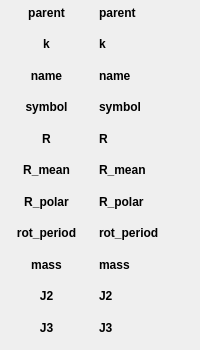
       <widget class="QWidget" name="tab_ATTR">
        <attribute name="title">
         <string>Attributes</string>
        </attribute>
        <widget class="QWidget" name="layoutWidget">
         <property name="geometry">
          <rect>
           <x>0</x>
           <y>0</y>
           <width>191</width>
           <height>341</height>
          </rect>
         </property>
         <layout class="QHBoxLayout" name="hlo_ATTR_data">
          <item>
           <layout class="QVBoxLayout" name="vlo_ATTR_fields">
            <item>
             <widget class="QLabel" name="lf_parent">
              <property name="text">
               <string>&lt;html&gt;&lt;head/&gt;&lt;body&gt;&lt;p&gt;&lt;span style=&quot; font-weight:600;&quot;&gt;parent&lt;/span&gt;&lt;/p&gt;&lt;/body&gt;&lt;/html&gt;</string>
              </property>
              <property name="alignment">
               <set>Qt::AlignCenter</set>
              </property>
             </widget>
            </item>
            <item>
             <widget class="QLabel" name="lf_k">
              <property name="text">
               <string>&lt;html&gt;&lt;head/&gt;&lt;body&gt;&lt;p&gt;&lt;span style=&quot; font-weight:600;&quot;&gt;k&lt;/span&gt;&lt;/p&gt;&lt;/body&gt;&lt;/html&gt;</string>
              </property>
              <property name="alignment">
               <set>Qt::AlignCenter</set>
              </property>
              <property name="buddy">
               <cstring></cstring>
              </property>
             </widget>
            </item>
            <item>
             <widget class="QLabel" name="lf_name">
              <property name="text">
               <string>&lt;html&gt;&lt;head/&gt;&lt;body&gt;&lt;p&gt;&lt;span style=&quot; font-weight:600;&quot;&gt;name&lt;/span&gt;&lt;/p&gt;&lt;/body&gt;&lt;/html&gt;</string>
              </property>
              <property name="alignment">
               <set>Qt::AlignCenter</set>
              </property>
              <property name="buddy">
               <cstring></cstring>
              </property>
             </widget>
            </item>
            <item>
             <widget class="QLabel" name="lf_symbol">
              <property name="text">
               <string>&lt;html&gt;&lt;head/&gt;&lt;body&gt;&lt;p&gt;&lt;span style=&quot; font-weight:600;&quot;&gt;symbol&lt;/span&gt;&lt;/p&gt;&lt;/body&gt;&lt;/html&gt;</string>
              </property>
              <property name="alignment">
               <set>Qt::AlignCenter</set>
              </property>
              <property name="buddy">
               <cstring></cstring>
              </property>
             </widget>
            </item>
            <item>
             <widget class="QLabel" name="lf_R">
              <property name="text">
               <string>&lt;html&gt;&lt;head/&gt;&lt;body&gt;&lt;p&gt;&lt;span style=&quot; font-weight:600;&quot;&gt;R&lt;/span&gt;&lt;/p&gt;&lt;/body&gt;&lt;/html&gt;</string>
              </property>
              <property name="alignment">
               <set>Qt::AlignCenter</set>
              </property>
              <property name="buddy">
               <cstring></cstring>
              </property>
             </widget>
            </item>
            <item>
             <widget class="QLabel" name="lf_R_mean">
              <property name="text">
               <string>&lt;html&gt;&lt;head/&gt;&lt;body&gt;&lt;p&gt;&lt;span style=&quot; font-weight:600;&quot;&gt;R_mean&lt;/span&gt;&lt;/p&gt;&lt;/body&gt;&lt;/html&gt;</string>
              </property>
              <property name="alignment">
               <set>Qt::AlignCenter</set>
              </property>
              <property name="buddy">
               <cstring></cstring>
              </property>
             </widget>
            </item>
            <item>
             <widget class="QLabel" name="lf_R_polar">
              <property name="text">
               <string>&lt;html&gt;&lt;head/&gt;&lt;body&gt;&lt;p&gt;&lt;span style=&quot; font-weight:600;&quot;&gt;R_polar&lt;/span&gt;&lt;/p&gt;&lt;/body&gt;&lt;/html&gt;</string>
              </property>
              <property name="alignment">
               <set>Qt::AlignCenter</set>
              </property>
              <property name="buddy">
               <cstring></cstring>
              </property>
             </widget>
            </item>
            <item>
             <widget class="QLabel" name="lf_rot_per">
              <property name="text">
               <string>&lt;html&gt;&lt;head/&gt;&lt;body&gt;&lt;p&gt;&lt;span style=&quot; font-weight:600;&quot;&gt;rot_period&lt;/span&gt;&lt;/p&gt;&lt;/body&gt;&lt;/html&gt;</string>
              </property>
              <property name="alignment">
               <set>Qt::AlignCenter</set>
              </property>
             </widget>
            </item>
            <item>
             <widget class="QLabel" name="lf_mass">
              <property name="text">
               <string>&lt;html&gt;&lt;head/&gt;&lt;body&gt;&lt;p&gt;&lt;span style=&quot; font-weight:600;&quot;&gt;mass&lt;/span&gt;&lt;/p&gt;&lt;/body&gt;&lt;/html&gt;</string>
              </property>
              <property name="alignment">
               <set>Qt::AlignCenter</set>
              </property>
             </widget>
            </item>
            <item>
             <widget class="QLabel" name="lf_J2">
              <property name="text">
               <string>&lt;html&gt;&lt;head/&gt;&lt;body&gt;&lt;p&gt;&lt;span style=&quot; font-weight:600;&quot;&gt;J2&lt;/span&gt;&lt;/p&gt;&lt;/body&gt;&lt;/html&gt;</string>
              </property>
              <property name="alignment">
               <set>Qt::AlignCenter</set>
              </property>
             </widget>
            </item>
            <item>
             <widget class="QLabel" name="lf_J3">
              <property name="text">
               <string>&lt;html&gt;&lt;head/&gt;&lt;body&gt;&lt;p&gt;&lt;span style=&quot; font-weight:600;&quot;&gt;J3&lt;/span&gt;&lt;/p&gt;&lt;/body&gt;&lt;/html&gt;</string>
              </property>
              <property name="alignment">
               <set>Qt::AlignCenter</set>
              </property>
             </widget>
            </item>
           </layout>
          </item>
          <item>
           <layout class="QVBoxLayout" name="vlo_ATTR_values">
            <item>
             <widget class="QLabel" name="attr_0">
              <property name="text">
               <string>&lt;html&gt;&lt;head/&gt;&lt;body&gt;&lt;p&gt;&lt;span style=&quot; font-weight:600;&quot;&gt;parent&lt;/span&gt;&lt;/p&gt;&lt;/body&gt;&lt;/html&gt;</string>
              </property>
              <property name="alignment">
               <set>Qt::AlignLeading|Qt::AlignLeft|Qt::AlignVCenter</set>
              </property>
             </widget>
            </item>
            <item>
             <widget class="QLabel" name="attr_1">
              <property name="text">
               <string>&lt;html&gt;&lt;head/&gt;&lt;body&gt;&lt;p&gt;&lt;span style=&quot; font-weight:600;&quot;&gt;k&lt;/span&gt;&lt;/p&gt;&lt;/body&gt;&lt;/html&gt;</string>
              </property>
              <property name="alignment">
               <set>Qt::AlignLeading|Qt::AlignLeft|Qt::AlignVCenter</set>
              </property>
             </widget>
            </item>
            <item>
             <widget class="QLabel" name="attr_2">
              <property name="text">
               <string>&lt;html&gt;&lt;head/&gt;&lt;body&gt;&lt;p&gt;&lt;span style=&quot; font-weight:600;&quot;&gt;name&lt;/span&gt;&lt;/p&gt;&lt;/body&gt;&lt;/html&gt;</string>
              </property>
              <property name="alignment">
               <set>Qt::AlignLeading|Qt::AlignLeft|Qt::AlignVCenter</set>
              </property>
             </widget>
            </item>
            <item>
             <widget class="QLabel" name="attr_3">
              <property name="text">
               <string>&lt;html&gt;&lt;head/&gt;&lt;body&gt;&lt;p&gt;&lt;span style=&quot; font-weight:600;&quot;&gt;symbol&lt;/span&gt;&lt;/p&gt;&lt;/body&gt;&lt;/html&gt;</string>
              </property>
              <property name="alignment">
               <set>Qt::AlignLeading|Qt::AlignLeft|Qt::AlignVCenter</set>
              </property>
             </widget>
            </item>
            <item>
             <widget class="QLabel" name="attr_4">
              <property name="text">
               <string>&lt;html&gt;&lt;head/&gt;&lt;body&gt;&lt;p&gt;&lt;span style=&quot; font-weight:600;&quot;&gt;R&lt;/span&gt;&lt;/p&gt;&lt;/body&gt;&lt;/html&gt;</string>
              </property>
              <property name="alignment">
               <set>Qt::AlignLeading|Qt::AlignLeft|Qt::AlignVCenter</set>
              </property>
             </widget>
            </item>
            <item>
             <widget class="QLabel" name="attr_5">
              <property name="text">
               <string>&lt;html&gt;&lt;head/&gt;&lt;body&gt;&lt;p&gt;&lt;span style=&quot; font-weight:600;&quot;&gt;R_mean&lt;/span&gt;&lt;/p&gt;&lt;/body&gt;&lt;/html&gt;</string>
              </property>
              <property name="alignment">
               <set>Qt::AlignLeading|Qt::AlignLeft|Qt::AlignVCenter</set>
              </property>
             </widget>
            </item>
            <item>
             <widget class="QLabel" name="attr_6">
              <property name="text">
               <string>&lt;html&gt;&lt;head/&gt;&lt;body&gt;&lt;p&gt;&lt;span style=&quot; font-weight:600;&quot;&gt;R_polar&lt;/span&gt;&lt;/p&gt;&lt;/body&gt;&lt;/html&gt;</string>
              </property>
              <property name="alignment">
               <set>Qt::AlignLeading|Qt::AlignLeft|Qt::AlignVCenter</set>
              </property>
             </widget>
            </item>
            <item>
             <widget class="QLabel" name="attr_7">
              <property name="text">
               <string>&lt;html&gt;&lt;head/&gt;&lt;body&gt;&lt;p&gt;&lt;span style=&quot; font-weight:600;&quot;&gt;rot_period&lt;/span&gt;&lt;/p&gt;&lt;/body&gt;&lt;/html&gt;</string>
              </property>
              <property name="alignment">
               <set>Qt::AlignLeading|Qt::AlignLeft|Qt::AlignVCenter</set>
              </property>
             </widget>
            </item>
            <item>
             <widget class="QLabel" name="attr_8">
              <property name="text">
               <string>&lt;html&gt;&lt;head/&gt;&lt;body&gt;&lt;p&gt;&lt;span style=&quot; font-weight:600;&quot;&gt;mass&lt;/span&gt;&lt;/p&gt;&lt;/body&gt;&lt;/html&gt;</string>
              </property>
              <property name="alignment">
               <set>Qt::AlignLeading|Qt::AlignLeft|Qt::AlignVCenter</set>
              </property>
             </widget>
            </item>
            <item>
             <widget class="QLabel" name="attr_9">
              <property name="text">
               <string>&lt;html&gt;&lt;head/&gt;&lt;body&gt;&lt;p&gt;&lt;span style=&quot; font-weight:600;&quot;&gt;J2&lt;/span&gt;&lt;/p&gt;&lt;/body&gt;&lt;/html&gt;</string>
              </property>
              <property name="alignment">
               <set>Qt::AlignLeading|Qt::AlignLeft|Qt::AlignVCenter</set>
              </property>
             </widget>
            </item>
            <item>
             <widget class="QLabel" name="attr_A">
              <property name="text">
               <string>&lt;html&gt;&lt;head/&gt;&lt;body&gt;&lt;p&gt;&lt;span style=&quot; font-weight:600;&quot;&gt;J3&lt;/span&gt;&lt;/p&gt;&lt;/body&gt;&lt;/html&gt;</string>
              </property>
              <property name="alignment">
               <set>Qt::AlignLeading|Qt::AlignLeft|Qt::AlignVCenter</set>
              </property>
             </widget>
            </item>
           </layout>
          </item>
         </layout>
        </widget>
       </widget>
